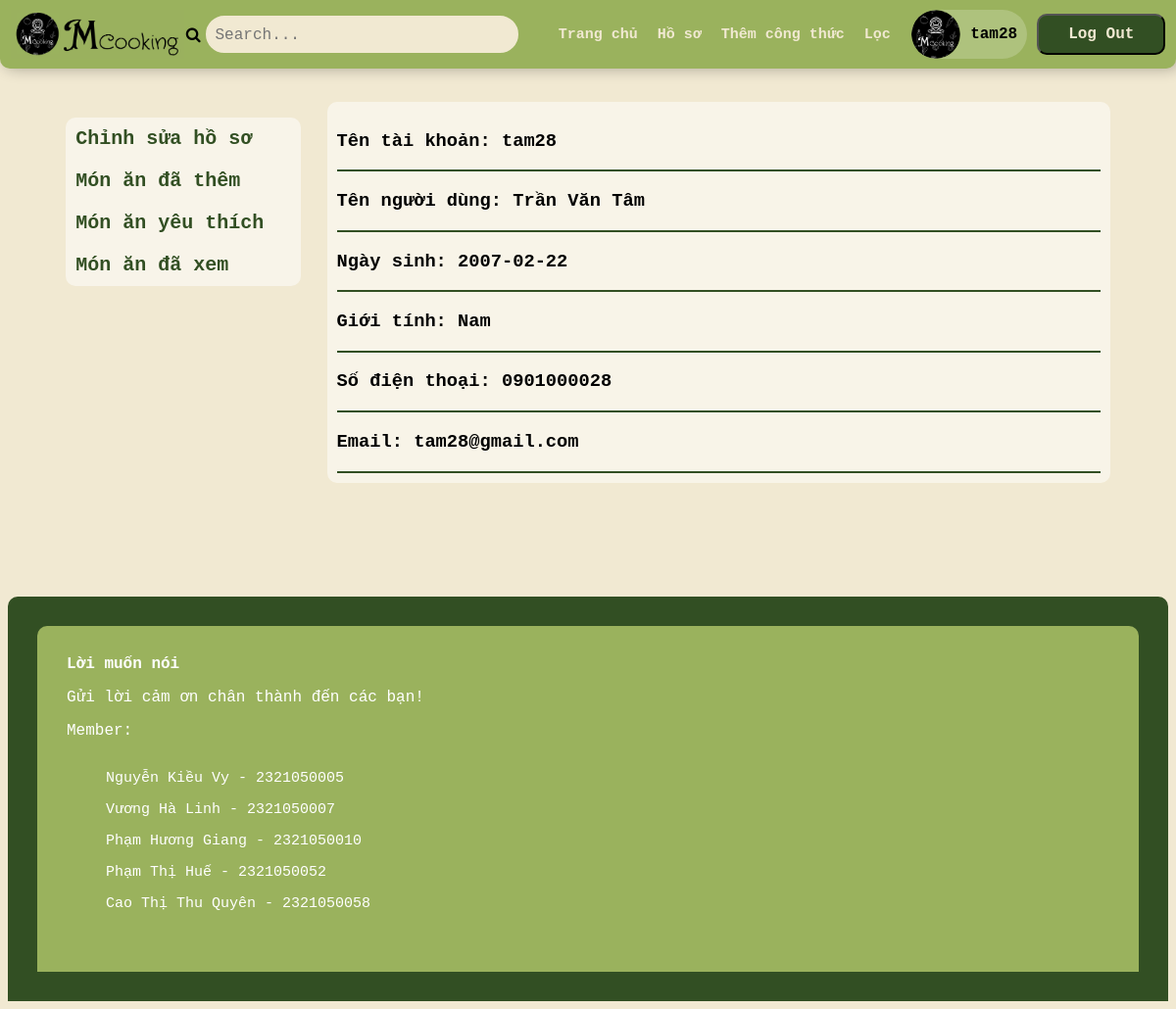
Screenshot of /gdnguoidung/index.php?page=hoso&tab=hosocanhan (signed in) with the database file from the repository.
### tables this page shows
CREATE TABLE IF NOT EXISTS nguoi_dung(
	id INT PRIMARY KEY AUTO_INCREMENT,
	ten_dang_nhap VARCHAR(50) NOT NULL,
	mat_khau VARCHAR(50) NOT NULL,
	ho_ten VARCHAR(50),
    gioi_tinh VARCHAR(5),
	email VARCHAR(50),
	sdt VARCHAR(10),
	vai_tro_id INT,
	ngay_sinh DATE,
	FOREIGN KEY (vai_tro_id) REFERENCES vai_tro(id)
);

### gdnguoidung/hoso/hosocanhan.php (the view, shortened to what this page needs)
<?php
    $username = $_SESSION["username"];
    include('../connect.php');
    $sql = "SELECT * from nguoi_dung where ten_dang_nhap = '$username'";
    $result = mysqli_query($conn, $sql);
    $row = mysqli_fetch_assoc($result);
?>
<!DOCTYPE html>
<html lang="en">
<head>
    <link rel="stylesheet" href="../style.css">
</head>
<body>
    <div>
        <div class="form">
            <h3>Tên tài khoản: <?php echo $row['ten_dang_nhap']?></h3>
        </div>
        <div class="form">
            <h3>Tên người dùng: <?php echo $row['ho_ten']?></h3>
        </div>
        <div class="form">
            <h3>Ngày sinh: <?php echo $row['ngay_sinh']?></h3>
        </div>
        <div class="form">
            <h3>Giới tính: <?php echo $row['gioi_tinh']?></h3>
        </div>
        <div class="form">
            <h3>Số điện thoại: <?php echo $row['sdt']?></h3>
        </div>
        <div class="form">
            <h3>Email: <?php echo $row['email']?></h3>
        </div>
    </div>
</body>
</html>

### gdnguoidung/style.css (style rules this page uses)
body { font-family: 'Courier New', Courier, monospace; background-color: #f1e9d2; font-size: 16px; }

### gdnguoidung/hoso/hosocanhan.php (style rules this page uses)
.form { border-bottom:2px solid #324f23; }

### rows the page displays
nguoi_dung: ten_dang_nhap "tam28", ho_ten "Trần Văn Tâm", ngay_sinh "2007-02-22", gioi_tinh "Nam", sdt "0901000028", email "tam28@gmail.com"

### other values shown
$_SESSION["username"] "tam28"
